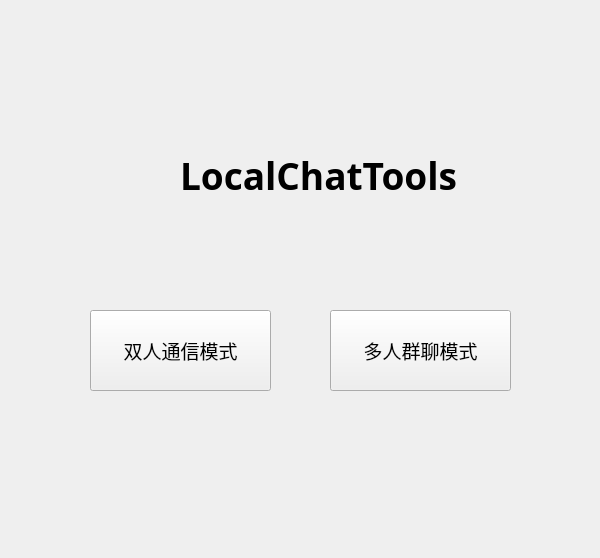
<?xml version="1.0" encoding="UTF-8"?>
<ui version="4.0">
 <class>LocalChatTools</class>
 <widget class="QWidget" name="LocalChatTools">
  <property name="geometry">
   <rect>
    <x>0</x>
    <y>0</y>
    <width>600</width>
    <height>558</height>
   </rect>
  </property>
  <property name="windowTitle">
   <string>LocalChatTools</string>
  </property>
  <widget class="QPushButton" name="Button2Mode">
   <property name="geometry">
    <rect>
     <x>90</x>
     <y>310</y>
     <width>181</width>
     <height>81</height>
    </rect>
   </property>
   <property name="font">
    <font>
     <family>等线</family>
        <pointsize>14</pointsize>
    </font>
   </property>
   <property name="text">
    <string>双人通信模式</string>
   </property>
  </widget>
  <widget class="QPushButton" name="ButtonMutiMode">
   <property name="geometry">
    <rect>
     <x>330</x>
     <y>310</y>
     <width>181</width>
     <height>81</height>
    </rect>
   </property>
   <property name="font">
    <font>
     <family>等线</family>
        <pointsize>14</pointsize>
    </font>
   </property>
   <property name="text">
    <string>多人群聊模式</string>
   </property>
  </widget>
  <widget class="QLabel" name="label">
   <property name="geometry">
    <rect>
     <x>180</x>
     <y>120</y>
     <width>321</width>
     <height>111</height>
    </rect>
   </property>
   <property name="font">
    <font>
     <family>Agency FB</family>
     <pointsize>28</pointsize>
     <weight>75</weight>
     <bold>true</bold>
    </font>
   </property>
   <property name="text">
    <string>LocalChatTools</string>
   </property>
  </widget>
 </widget>
 <resources/>
 <connections/>
</ui>
